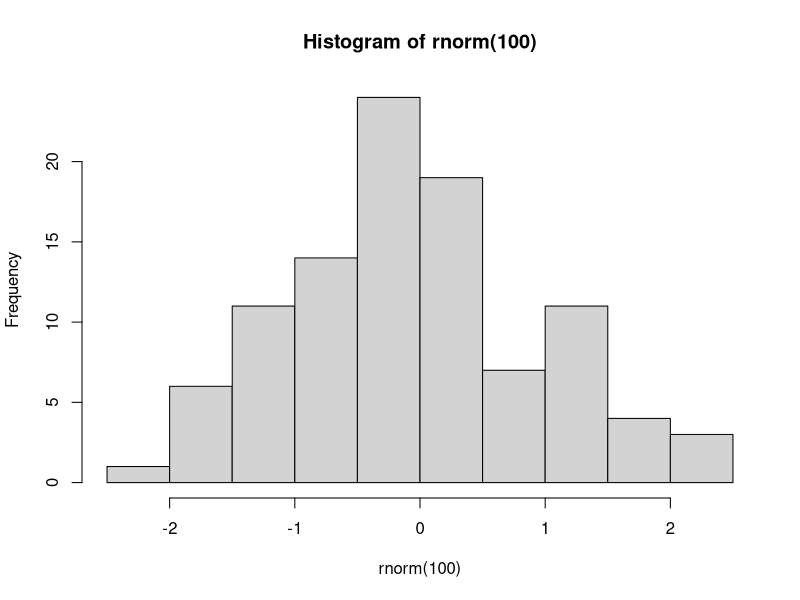

Reproduce this figure in R.
#!/usr/bin/env Rscript
pdf("xh.pdf")  #set graphical output file 
hist(rnorm(100))  #generate 100 N(0, 1) variates and plot their histogram
graphics.off()  #close the graphical output file
